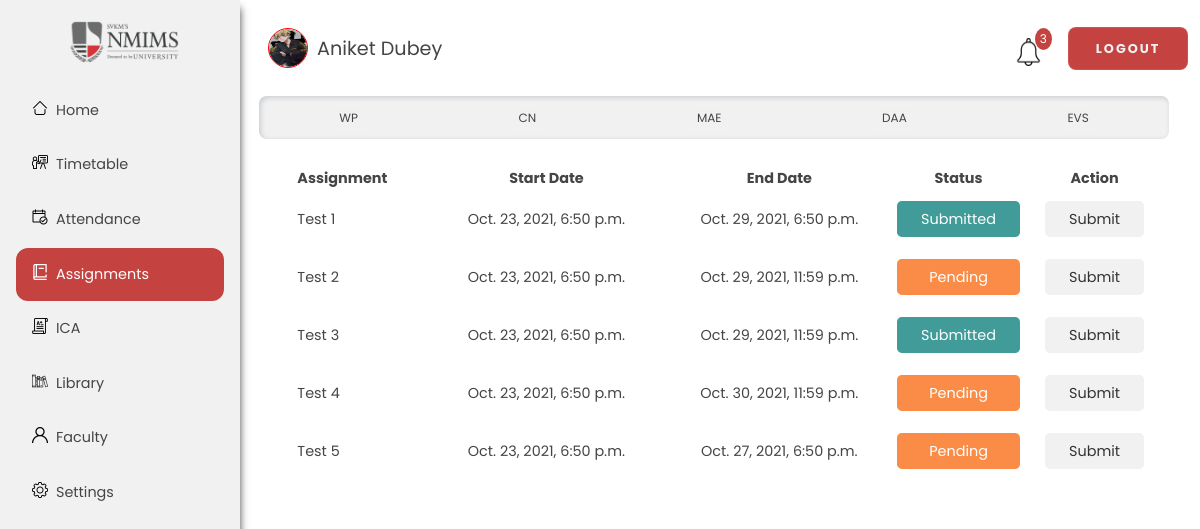
The page /dashboard/assignments/ (signed in) on the database its author committed.
### dashboard/models.py (models this page shows, shortened)
class User(AbstractBaseUser):
    email = models.EmailField(
        verbose_name='email address',
        max_length=255,
        unique=True,
        default="test@gmail.com"
    )
    teacher = models.IntegerField(null=True,default=1)
    name = models.TextField(null=True)
    sap = models.TextField(
        null=True, default="00000000000", max_length=11, unique=True)
    dob = models.DateField(null=True)
    profile_pic = models.ImageField(null=True, blank=True)
    phone = models.TextField(null=True, max_length=10)
    is_active = models.BooleanField(default=True)
    staff = models.BooleanField(default=False)  # a admin user; non super-user
    admin = models.BooleanField(default=False)  # a superuser
    USERNAME_FIELD = 'email'
    REQUIRED_FIELDS = ['sap']  # Email & Password are required by default.
    objects = UserManager()

class Assignments(models.Model):
    branch_id = models.ForeignKey(
        Branch, to_field='branch_id', on_delete=models.CASCADE, default=uuid.uuid4)
    subject_id = models.ForeignKey(Subject, on_delete=models.CASCADE)
    assignment_name = models.TextField(default="Assignment")
    created = models.DateTimeField(auto_now_add=True)
    status = models.CharField(max_length=10, default="Pending", null=False)
    submission_date = models.DateTimeField(null=True)
    class Meta:
        verbose_name_plural = "Assignments"

class Subject(models.Model):
    subject_name = models.TextField(null=True, unique=True)
    subject_id = models.UUIDField(
        default=uuid.uuid4, unique=True, primary_key=True, editable=False)
    class Meta:
        verbose_name_plural = "Subjects"

### dashboard/views.py (the view)
# urls.py: path('assignments/', views.assignments, name='assignments'),
@login_required(login_url='login')
def assignments(request):
    return render(request, 'dashboard/assignments.html', context)

### dashboard/templates/dashboard/assignments.html (shortened to what this page needs)
{% extends 'dashboard/base.html' %}
{% load static %}
{% block content %}
<div class="ass-back">
    <div class="sub-list">
        {% for items in assignmentname %}
        <a class="sub " href="#" value="{{items.subject_id.subject_name}}"
            onclick="changeSub()">{{items.subject_id.subject_name}}</a>
        {%endfor%}
    </div>
    <div class="sub-table">
        <table class="as-table">
            <tr>
                <th class="as-header">Assignment</th>
                <th class="as-header">Start Date</th>
                <th class="as-header">End Date</th>
                <th class="as-header">Status</th>
                <th class="as-header">Action</th>
            </tr>
            <tbody class="as-body">
                {% for items in assignmentname %}
                <tr class="border-bottom">
                    <td class="as-td">{{items.assignment_name}}</td>
                    <td class="as-td">{{items.created}}</td>
                    <td class="as-td">{{items.submission_date}}</td>
                    {% if items.status == 'Submitted' %}
                    <td class="dash-ass-table"><a class="status done" href="">Submitted</a></td>
                    {% else %}
                    <td class="dash-ass-table"><a class="status pending" href="">Pending</a></td>
                    {% endif%}
                    <td class="as-td"><a class="action-btn" href="">Submit</a></td>
                </tr>
                {%endfor%}
            </tbody>
        </table>
    </div>
</div>
{% endblock content %}

### dashboard/templates/dashboard/base.html (shortened to what this page needs)
{% load static %}
<!DOCTYPE html>
<html lang="en">
<head>
    <link rel="stylesheet" href="{% static 'base.css' %}">
    <link rel="stylesheet" href="{% static 'dashboard.css' %}">
    <link rel="stylesheet" href="{% static 'faculty.css' %}">
    <link rel="stylesheet" href="{% static 'attendance.css' %}">
    <link rel="stylesheet" href="{% static 'ica.css' %}">
    <link rel="stylesheet" href="{% static 'library.css' %}">
    <link rel="stylesheet" href="{% static 'timetable.css' %}">
    <link rel="stylesheet" href="{% static 'assignments.css' %}">
    <link rel="stylesheet" href="{% static 'settings.css' %}">
</head>
<body>
    <div class="background">
        <div class="sidebar">
            <img id="logo" src="{% static 'logo.png' %}" alt="logo">
            {% if request.path == "/dashboard/"%}
            <a class="pg active" href="{% url 'dashboard' %}">
                <img class="ico home" src="{% static 'home.png' %}" alt="">
                Home
            </a>
            {% else %}
            <a class="pg" href="{% url 'dashboard' %}">
                <img class="ico home" src="{% static 'home.png' %}" alt="">
                Home
            </a>
            {% endif %}
            {% if request.path == "/dashboard/timetable/"%}
            <a class="pg active" href="{% url 'timetable' %}">
                <img class="ico home" src="{% static 'classroom.png' %}" alt="">
                Timetable</a>
            {% else %}
            <a class="pg" href="{% url 'timetable' %}">
                <img class="ico home" src="{% static 'classroom.png' %}" alt="">
                Timetable</a>
            {% endif %}
            {% if request.path == "/dashboard/attendance/"%}
            <a class="pg active" href="{% url 'attendance' %}">
                <img class="ico attendance" src="{% static 'attendance.png' %}" alt="">
                Attendance
            </a>
            {% else %}
            <a class="pg" href="{% url 'attendance' %}">
                <img class="ico attendance" src="{% static 'attendance.png' %}" alt="">
                Attendance
            </a>
            {% endif %}
            {% if request.path == "/dashboard/assignments/"%}
            <a class="pg active" href="{% url 'assignments' %}">
                <img class="ico" src="{% static 'assignment.png' %}" alt="">
                Assignments</a>
            {% else %}
            <a class="pg" href="{% url 'assignments' %}">
                <img class="ico" src="{% static 'assignment.png' %}" alt="">
                Assignments</a>
            {% endif %}
            {% if request.path == "/dashboard/ica/"%}
            <a class="pg active" href="{% url 'ica' %}">
                <img class="ico" src="{% static 'ica.png' %}" alt="">
                ICA</a>
            {% else %}
            <a class="pg" href="{% url 'ica' %}">
                <img class="ico" src="{% static 'ica.png' %}" alt="">
                ICA</a>
            {% endif %}
            {% if request.path == "/dashboard/library/"%}
            <a class="pg active" href="{% url 'library' %}">
                <img class="ico" src="{% static 'library.png' %}" alt="">
                Library</a>
            {% else %}
            <a class="pg" href="{% url 'library' %}">
                <img class="ico" src="{% static 'library.png' %}" alt="">
                Library</a>
            {% endif %}
            {% if request.path == "/dashboard/faculty/"%}
            <a class="pg active" href="{% url 'faculty' %}" alt ="faculty">
                <img class="ico" src="{% static 'faculty.png' %}" alt="">
                Faculty</a>
            {% else %}
            <a class="pg" href="{% url 'faculty' %}" alt ="faculty">
                <img class="ico" src="{% static 'faculty.png' %}" alt="">
                Faculty</a>
            {% endif %}
            {% if request.path == "/dashboard/settings/"%}
            <a class="pg active" href="{% url 'settings' %}">
                <img class="ico" src="{% static 'settings.png' %}" alt="">
                Settings </a>
            {% else %}
            <a class="pg" href="{% url 'settings' %}">
                <img class="ico" src="{% static 'settings.png' %}" alt="">
                Settings </a>
            {% endif %}
        </div>
        <div class="container">
            <div class="navbar-main">
                <div class="std-name">
                    <img id="nav-pfp" src="{{user.profile_pic.url}}" alt="pfp">
                    <span id="nav-user">{{user.name}}</span>
                </div>
                <nav>
                    <ul>
                        <li>
                            <a href="#" class="notification">
                                <span>
                                    <img id="bell" src="{% static 'bell.png' %}" alt="notifications">
                                </span>
                                <span class="badge">3</span>
                            </a>
                        </li>
                        <li>
                            <button id="logout" onclick="location.href='{% url 'logout' %}'">Logout</button>
                        </li>
                    </ul>
                </nav>
            </div>
                {% block content%}
            {% endblock %}
        </div>
    </div>
</body>
</html>

### dashboard/static/base.css (style rules this page uses)
* { margin: 0; padding: 0; box-sizing: border-box; font-family: 'Poppins', sans-serif; color: #454545; }
html { scroll-behavior: smooth; }
.background { display: flex; height: 100vh; font-size: 20px; width: 100%; background-position: center; background-size: cover; }
.sidebar { width: 20vw; background-color: #f1f1f1; font-size: 0.9rem; box-shadow: 0 0.5rem 0.5rem rgb(69, 69, 69); }
#logo { display: block; width: 46%; height: auto; margin: 1.3rem 4.3rem; }
.ico { height: 1rem; margin-right: 0.5rem; top: 0.1rem; float: left; }
.sidebar a { display: block; padding: 1rem; margin-right: 1rem; margin-left: 1rem; text-decoration: none; margin-top: 0.1rem; }
.sidebar .active { background-color: #c44240; color: white; border-radius: 0.75rem; padding: 1rem; margin-top: 0.1rem; }
.sidebar a.active>img { filter: invert(1); }
.navbar-main { display: flex; align-items: center; width: 79vw; height: 12%; position: relative; }
nav { flex: 1; text-align: right; }
nav ul { overflow: hidden; }
nav ul li { list-style-type: none; display: inline-block; margin-left: 1.3rem; }
nav ul li a { text-decoration: none; color: gray; font-size: 0.8rem; }
.notification { color: white; height: 25px; text-decoration: none; position: relative; display: inline-block; border-radius: 5px; top: 0.8rem; }
#bell { height: 1.7rem; }
.std-name { width: 30%; display: flex; align-items: center; }
#nav-pfp { height: 2.5rem; width: 2.5rem; float: left; margin-left: 10%; border-radius: 50%; border: 1px solid red; }
#nav-user { margin-left: 3%; font-size: 1.2rem; }
.notification .badge { position: absolute; font-size: 12px; top: -10px; right: -10px; padding: 2px 5px; border-radius: 50%; background: rgb(196, 66, 64); color: white; }
#logout { display: inline-block; color: #f1f1f1; height: 2.7rem; width: 7.5rem; text-decoration: none; border-radius: 0.5rem; background: #c44240; border: 1px solid rgba(255, 255, 255, 0.1); backdrop-filter: blur(2rem); letter-spacing: 2px; cursor: pointer; text-transform: uppercase; }

### dashboard/static/dashboard.css (style rules this page uses)
select, button { font-family: inherit; font-weight: 700; font-size: 0.8rem; border-radius: 1rem; outline: none; border: 0; padding: 0.5rem 0.8rem; -webkit-appearance: none; -moz-appearance: none; appearance: none; }
.dash-ass-table { width: 0.1rem; text-align: center; }
.border-bottom { border-bottom: 1px solid rgba(69, 69, 69, 0.1); }
.status.pending { background-color: rgb(250, 140, 71); text-decoration: none; border-radius: 0.3rem; padding: 0.5rem 2rem; color: white; }
.status.done { background-color: rgb(65, 155, 152); text-decoration: none; border-radius: 0.3rem; padding: 0.5rem 1.5rem; color: white; }

### dashboard/static/assignments.css (style rules this page uses)
.ass-back { margin: 0 2% 0 2%; height: 30vh; }
.sub-list { background-color: #f1f1f1; width: 100%; height: 2.7rem; box-shadow: -0.1rem -0.1rem 0.3rem #ffffffc4, inset 0.1rem 0.1rem 0.3rem rgba(94, 104, 121, 0.288); border-radius: 0.5rem; display: flex; justify-content: space-around; align-items: center; color: rgb(136, 136 145); }
.sub { border-radius: 0.5rem; font-size: 0.75rem; text-decoration: none; display: block; padding: 0.2rem 0.7rem; border: 1px solid rgba(255, 255, 255, 0.1); }
.sub-table { margin-top: 3%; overflow-y: scroll; overflow-x: hidden; height: 79vh; margin-left:4%; }
.as-table { width: 100%; font-size: 0.9rem; }
.as-body { overflow-y: scroll; }
.as-td { text-align: center; height: 7vh; }
.as-header { font-weight: 700; }
.as-header:first-child { text-align: left; }
.as-td:first-child { text-align: left; }
.border-bottom { border-bottom: 1px solid rgba(69, 69, 69, 0.1); }
.status.pending { background-color: rgb(250, 140, 71); text-decoration: none; border-radius: 0.3rem; padding: 0.5rem 2rem; color: white; }
.status.done { background-color: rgb(65, 155, 152); text-decoration: none; border-radius: 0.3rem; padding: 0.5rem 1.5rem; color: white; }
.action-btn { background-color: #f1f1f1; text-decoration: none; border-radius: 0.3rem; padding: 0.5rem 1.5rem; color: #333; }

### rows shown on the page
User: profile_pic (picture), name "Aniket Dubey"
Assignments: subject_id.subject_name "WP", assignment_name "Test 1", created "Oct. 23, 2021, 6:50 p.m.", submission_date "Oct. 29, 2021, 6:50 p.m.", status "Submitted"
Assignments: subject_id.subject_name "CN", assignment_name "Test 2", created "Oct. 23, 2021, 6:50 p.m.", submission_date "Oct. 29, 2021, 11:59 p.m.", status "Pending"
Assignments: subject_id.subject_name "MAE", assignment_name "Test 3", created "Oct. 23, 2021, 6:50 p.m.", submission_date "Oct. 29, 2021, 11:59 p.m.", status "Submitted"
Assignments: subject_id.subject_name "DAA", assignment_name "Test 4", created "Oct. 23, 2021, 6:50 p.m.", submission_date "Oct. 30, 2021, 11:59 p.m.", status "Pending"
Assignments: subject_id.subject_name "EVS", assignment_name "Test 5", created "Oct. 23, 2021, 6:50 p.m.", submission_date "Oct. 27, 2021, 6:50 p.m.", status "Pending"
